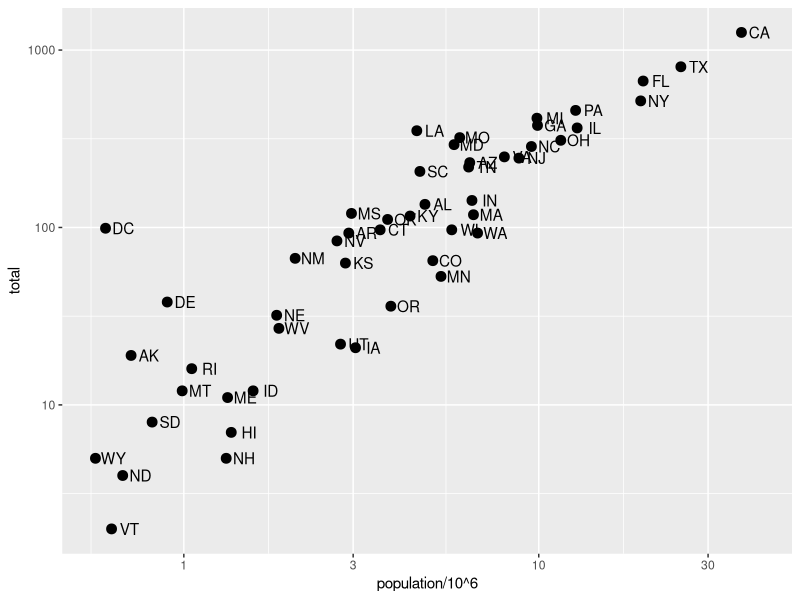
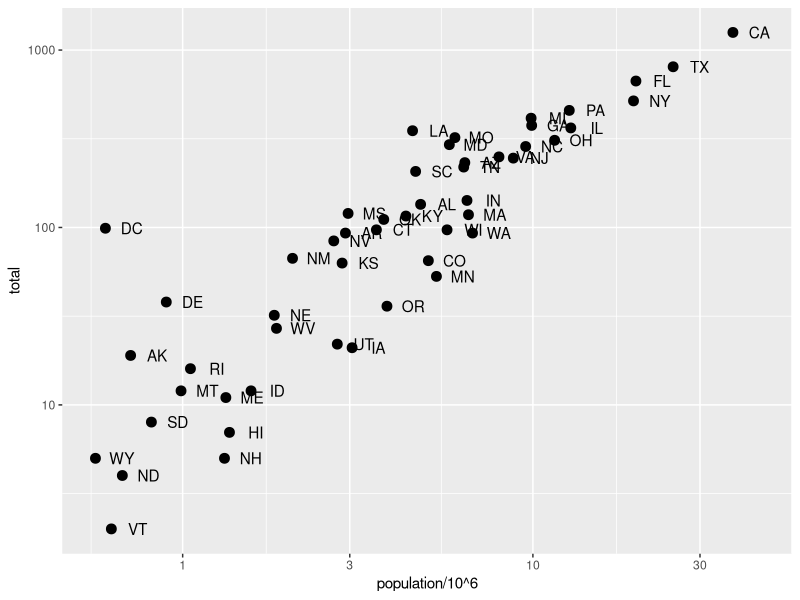
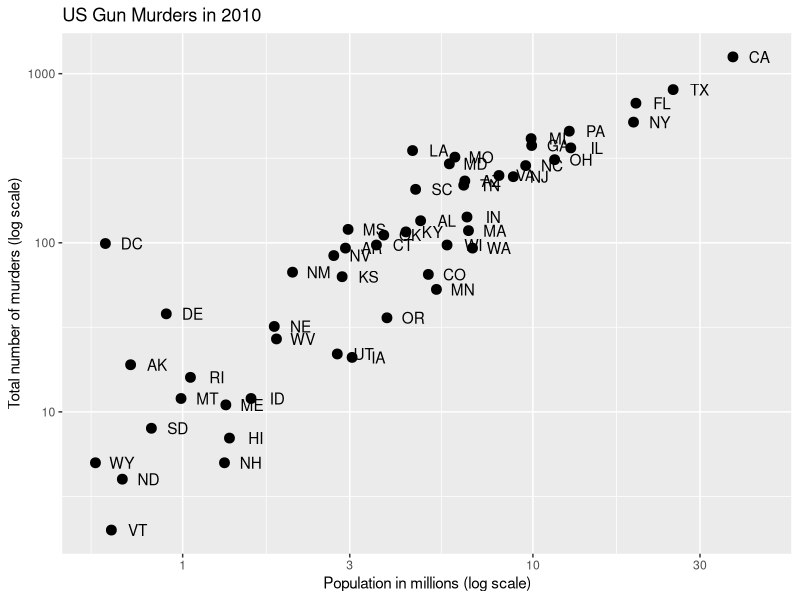
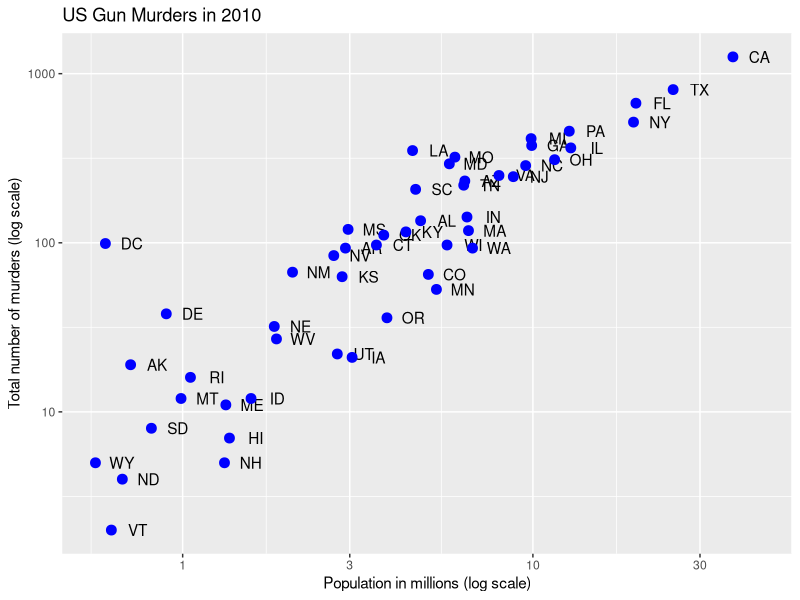
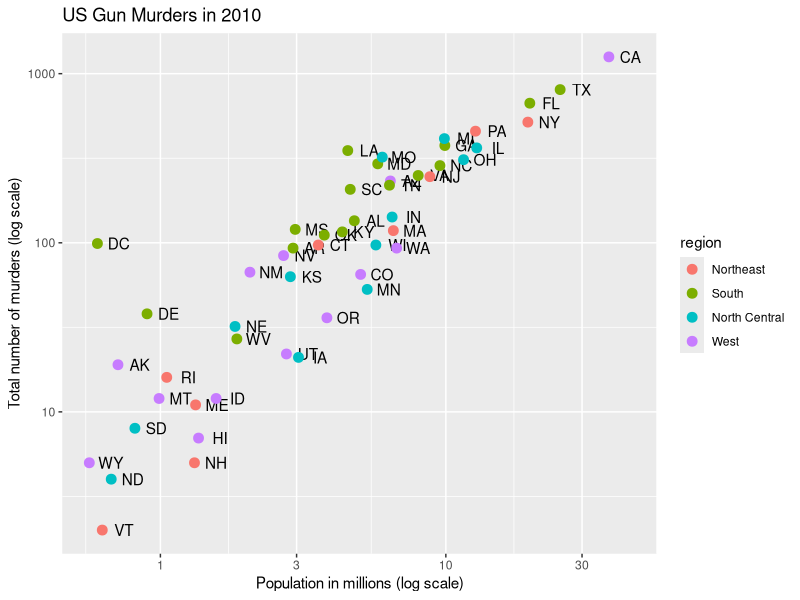

These charts were generated, in order, by the following R code:
# define p
library(tidyverse)
library(dslabs)
data(murders)
p <- murders %>% ggplot(aes(population/10^6, total, label = abb))

# log base 10 scale the x-axis and y-axis
p + geom_point(size = 3) +
  geom_text(nudge_x = 0.05) +
  scale_x_continuous(trans = "log10") +
  scale_y_continuous(trans = "log10")

# efficient log scaling of the axes
p + geom_point(size = 3) +
  geom_text(nudge_x = 0.075) +
  scale_x_log10() +
  scale_y_log10()


##################Labels and Titles#####################
p + geom_point(size = 3) +
  geom_text(nudge_x = 0.075) +
  scale_x_log10() +
  scale_y_log10() +
  xlab("Population in millions (log scale)") +
  ylab("Total number of murders (log scale)") +
  ggtitle("US Gun Murders in 2010")


######Color of points######################
# redefine p to be everything except the points layer
p <- murders %>%
  ggplot(aes(population/10^6, total, label = abb)) +
  geom_text(nudge_x = 0.075) +
  scale_x_log10() +
  scale_y_log10() +
  xlab("Population in millions (log scale)") +
  ylab("Total number of murders (log scale)") +
  ggtitle("US Gun Murders in 2010")

# make all points blue
p + geom_point(size = 3, color = "blue")

# color points by region
p + geom_point(aes(col = region), size = 3)
